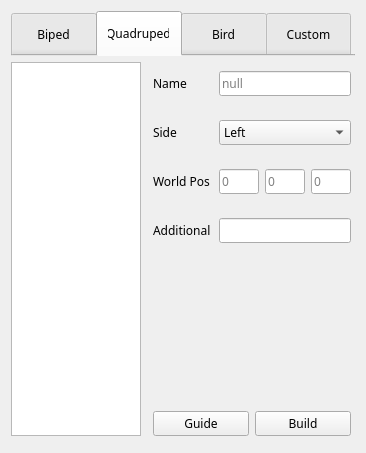
<?xml version="1.0" encoding="UTF-8"?>
<ui version="4.0">
 <class>Form</class>
 <widget class="QWidget" name="Form">
  <property name="geometry">
   <rect>
    <x>0</x>
    <y>0</y>
    <width>358</width>
    <height>453</height>
   </rect>
  </property>
  <property name="sizePolicy">
   <sizepolicy hsizetype="Fixed" vsizetype="Fixed">
    <horstretch>0</horstretch>
    <verstretch>0</verstretch>
   </sizepolicy>
  </property>
  <property name="font">
   <font>
    <family>Bahnschrift Light</family>
   </font>
  </property>
  <property name="windowTitle">
   <string>AutoRigger v2.0</string>
  </property>
  <layout class="QVBoxLayout" name="verticalLayout">
   <item>
    <widget class="QTabWidget" name="ui_tabWidget">
     <property name="minimumSize">
      <size>
       <width>0</width>
       <height>45</height>
      </size>
     </property>
     <property name="maximumSize">
      <size>
       <width>16777215</width>
       <height>45</height>
      </size>
     </property>
     <property name="font">
      <font>
       <family>Bahnschrift Light</family>
       <pointsize>9</pointsize>
      </font>
     </property>
     <property name="styleSheet">
      <string notr="true">QTabBar::tab { height: 45px; width:85px;}</string>
     </property>
     <property name="tabShape">
      <enum>QTabWidget::Rounded</enum>
     </property>
     <property name="currentIndex">
      <number>1</number>
     </property>
     <property name="iconSize">
      <size>
       <width>50</width>
       <height>50</height>
      </size>
     </property>
     <property name="elideMode">
      <enum>Qt::ElideNone</enum>
     </property>
     <property name="usesScrollButtons">
      <bool>false</bool>
     </property>
     <widget class="QWidget" name="bipedTab">
      <attribute name="title">
       <string>Biped</string>
      </attribute>
     </widget>
     <widget class="QWidget" name="quadTab">
      <attribute name="title">
       <string>Quadruped</string>
      </attribute>
     </widget>
     <widget class="QWidget" name="birdTab">
      <attribute name="title">
       <string>Bird</string>
      </attribute>
     </widget>
     <widget class="QWidget" name="customTab">
      <attribute name="title">
       <string>Custom</string>
      </attribute>
     </widget>
    </widget>
   </item>
   <item>
    <widget class="QWidget" name="widget_2" native="true">
     <property name="maximumSize">
      <size>
       <width>340</width>
       <height>16777215</height>
      </size>
     </property>
     <layout class="QHBoxLayout" name="horizontalLayout_2">
      <property name="spacing">
       <number>12</number>
      </property>
      <property name="leftMargin">
       <number>0</number>
      </property>
      <property name="topMargin">
       <number>0</number>
      </property>
      <property name="rightMargin">
       <number>0</number>
      </property>
      <property name="bottomMargin">
       <number>0</number>
      </property>
      <item>
       <widget class="QListWidget" name="ui_listWidget">
        <property name="minimumSize">
         <size>
          <width>130</width>
          <height>0</height>
         </size>
        </property>
        <property name="maximumSize">
         <size>
          <width>100</width>
          <height>16777215</height>
         </size>
        </property>
        <property name="font">
         <font>
          <family>Bahnschrift Light</family>
         </font>
        </property>
        <property name="autoScrollMargin">
         <number>10</number>
        </property>
        <property name="iconSize">
         <size>
          <width>40</width>
          <height>40</height>
         </size>
        </property>
        <property name="spacing">
         <number>2</number>
        </property>
        <property name="sortingEnabled">
         <bool>false</bool>
        </property>
       </widget>
      </item>
      <item>
       <widget class="QWidget" name="ui_attrWidget" native="true">
        <property name="maximumSize">
         <size>
          <width>240</width>
          <height>16777215</height>
         </size>
        </property>
        <layout class="QVBoxLayout" name="verticalLayout_2">
         <property name="leftMargin">
          <number>0</number>
         </property>
         <property name="topMargin">
          <number>0</number>
         </property>
         <property name="rightMargin">
          <number>0</number>
         </property>
         <property name="bottomMargin">
          <number>0</number>
         </property>
         <item>
          <widget class="QWidget" name="widget" native="true">
           <layout class="QHBoxLayout" name="horizontalLayout">
            <property name="leftMargin">
             <number>0</number>
            </property>
            <property name="rightMargin">
             <number>0</number>
            </property>
            <item>
             <widget class="QLabel" name="label_2">
              <property name="minimumSize">
               <size>
                <width>60</width>
                <height>0</height>
               </size>
              </property>
              <property name="maximumSize">
               <size>
                <width>60</width>
                <height>16777215</height>
               </size>
              </property>
              <property name="text">
               <string>Name</string>
              </property>
             </widget>
            </item>
            <item>
             <widget class="QLineEdit" name="ui_nameEdit">
              <property name="placeholderText">
               <string>null</string>
              </property>
             </widget>
            </item>
           </layout>
          </widget>
         </item>
         <item>
          <widget class="QWidget" name="widget_3" native="true">
           <layout class="QHBoxLayout" name="horizontalLayout_3">
            <property name="leftMargin">
             <number>0</number>
            </property>
            <property name="rightMargin">
             <number>0</number>
            </property>
            <item>
             <widget class="QLabel" name="label">
              <property name="minimumSize">
               <size>
                <width>60</width>
                <height>0</height>
               </size>
              </property>
              <property name="maximumSize">
               <size>
                <width>60</width>
                <height>16777215</height>
               </size>
              </property>
              <property name="text">
               <string>Side</string>
              </property>
             </widget>
            </item>
            <item>
             <widget class="QComboBox" name="ui_sideCBox">
              <item>
               <property name="text">
                <string>Left</string>
               </property>
              </item>
              <item>
               <property name="text">
                <string>Right</string>
               </property>
              </item>
              <item>
               <property name="text">
                <string>Middle</string>
               </property>
              </item>
             </widget>
            </item>
           </layout>
          </widget>
         </item>
         <item>
          <widget class="QWidget" name="widget_4" native="true">
           <property name="autoFillBackground">
            <bool>false</bool>
           </property>
           <layout class="QHBoxLayout" name="horizontalLayout_4">
            <property name="leftMargin">
             <number>0</number>
            </property>
            <property name="rightMargin">
             <number>0</number>
            </property>
            <item>
             <widget class="QLabel" name="label_3">
              <property name="minimumSize">
               <size>
                <width>60</width>
                <height>0</height>
               </size>
              </property>
              <property name="maximumSize">
               <size>
                <width>60</width>
                <height>16777215</height>
               </size>
              </property>
              <property name="text">
               <string>World Pos</string>
              </property>
             </widget>
            </item>
            <item>
             <widget class="QLineEdit" name="ui_worldX">
              <property name="maximumSize">
               <size>
                <width>40</width>
                <height>16777215</height>
               </size>
              </property>
              <property name="placeholderText">
               <string>0</string>
              </property>
             </widget>
            </item>
            <item>
             <widget class="QLineEdit" name="ui_worldY">
              <property name="maximumSize">
               <size>
                <width>40</width>
                <height>16777215</height>
               </size>
              </property>
              <property name="placeholderText">
               <string>0</string>
              </property>
             </widget>
            </item>
            <item>
             <widget class="QLineEdit" name="ui_worldZ">
              <property name="maximumSize">
               <size>
                <width>40</width>
                <height>16777215</height>
               </size>
              </property>
              <property name="placeholderText">
               <string>0</string>
              </property>
             </widget>
            </item>
           </layout>
          </widget>
         </item>
         <item>
          <widget class="QWidget" name="widget_5" native="true">
           <layout class="QHBoxLayout" name="horizontalLayout_5">
            <property name="leftMargin">
             <number>0</number>
            </property>
            <property name="rightMargin">
             <number>0</number>
            </property>
            <item>
             <widget class="QLabel" name="ui_adLabel">
              <property name="minimumSize">
               <size>
                <width>60</width>
                <height>0</height>
               </size>
              </property>
              <property name="maximumSize">
               <size>
                <width>60</width>
                <height>16777215</height>
               </size>
              </property>
              <property name="text">
               <string>Additional</string>
              </property>
             </widget>
            </item>
            <item>
             <widget class="QLineEdit" name="ui_adEdit"/>
            </item>
           </layout>
          </widget>
         </item>
         <item>
          <spacer name="verticalSpacer">
           <property name="orientation">
            <enum>Qt::Vertical</enum>
           </property>
           <property name="sizeHint" stdset="0">
            <size>
             <width>20</width>
             <height>40</height>
            </size>
           </property>
          </spacer>
         </item>
         <item>
          <widget class="QWidget" name="widget_7" native="true">
           <layout class="QHBoxLayout" name="horizontalLayout_6">
            <property name="leftMargin">
             <number>0</number>
            </property>
            <property name="rightMargin">
             <number>0</number>
            </property>
            <property name="bottomMargin">
             <number>0</number>
            </property>
            <item>
             <widget class="QPushButton" name="ui_guideBtn">
              <property name="text">
               <string>Guide</string>
              </property>
             </widget>
            </item>
            <item>
             <widget class="QPushButton" name="ui_buildBtn">
              <property name="text">
               <string>Build</string>
              </property>
             </widget>
            </item>
           </layout>
          </widget>
         </item>
        </layout>
       </widget>
      </item>
     </layout>
    </widget>
   </item>
   <item>
    <widget class="QWidget" name="widget_6" native="true"/>
   </item>
  </layout>
 </widget>
 <resources/>
 <connections/>
</ui>
